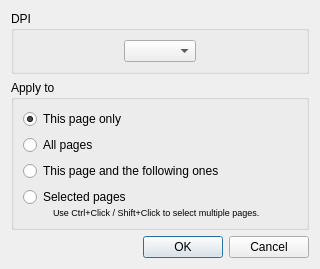
<?xml version="1.0" encoding="UTF-8"?>
<ui version="4.0">
 <class>output::ChangeDpiDialog</class>
 <widget class="QDialog" name="output::ChangeDpiDialog">
  <property name="windowModality">
   <enum>Qt::WindowModal</enum>
  </property>
  <property name="geometry">
   <rect>
    <x>0</x>
    <y>0</y>
    <width>320</width>
    <height>266</height>
   </rect>
  </property>
  <property name="windowTitle">
   <string>Apply Output Resolution</string>
  </property>
  <layout class="QVBoxLayout" name="verticalLayout">
   <item>
    <widget class="QGroupBox" name="dpiGroup">
     <property name="title">
      <string>DPI</string>
     </property>
     <layout class="QHBoxLayout" name="horizontalLayout">
      <item>
       <spacer name="horizontalSpacer_3">
        <property name="orientation">
         <enum>Qt::Horizontal</enum>
        </property>
        <property name="sizeHint" stdset="0">
         <size>
          <width>0</width>
          <height>1</height>
         </size>
        </property>
       </spacer>
      </item>
      <item>
       <widget class="QComboBox" name="dpiSelector">
        <property name="insertPolicy">
         <enum>QComboBox::NoInsert</enum>
        </property>
        <property name="duplicatesEnabled">
         <bool>true</bool>
        </property>
       </widget>
      </item>
      <item>
       <spacer name="horizontalSpacer_4">
        <property name="orientation">
         <enum>Qt::Horizontal</enum>
        </property>
        <property name="sizeHint" stdset="0">
         <size>
          <width>0</width>
          <height>1</height>
         </size>
        </property>
       </spacer>
      </item>
     </layout>
    </widget>
   </item>
   <item>
    <widget class="QGroupBox" name="groupBox_3">
     <property name="title">
      <string>Apply to</string>
     </property>
     <layout class="QVBoxLayout" name="verticalLayout_2">
      <item>
       <widget class="QRadioButton" name="thisPageRB">
        <property name="text">
         <string>This page only</string>
        </property>
        <property name="checked">
         <bool>true</bool>
        </property>
       </widget>
      </item>
      <item>
       <widget class="QRadioButton" name="allPagesRB">
        <property name="text">
         <string>All pages</string>
        </property>
       </widget>
      </item>
      <item>
       <widget class="QRadioButton" name="thisPageAndFollowersRB">
        <property name="text">
         <string>This page and the following ones</string>
        </property>
       </widget>
      </item>
      <item>
       <widget class="QWidget" name="selectedPagesWidget" native="true">
        <layout class="QVBoxLayout" name="verticalLayout_3">
         <property name="spacing">
          <number>0</number>
         </property>
         <property name="leftMargin">
          <number>0</number>
         </property>
         <property name="topMargin">
          <number>0</number>
         </property>
         <property name="rightMargin">
          <number>0</number>
         </property>
         <property name="bottomMargin">
          <number>0</number>
         </property>
         <item>
          <widget class="QRadioButton" name="selectedPagesRB">
           <property name="text">
            <string>Selected pages</string>
           </property>
          </widget>
         </item>
         <item>
          <layout class="QHBoxLayout" name="horizontalLayout_2">
           <property name="spacing">
            <number>0</number>
           </property>
           <item>
            <spacer name="horizontalSpacer_5">
             <property name="orientation">
              <enum>Qt::Horizontal</enum>
             </property>
             <property name="sizeType">
              <enum>QSizePolicy::Fixed</enum>
             </property>
             <property name="sizeHint" stdset="0">
              <size>
               <width>30</width>
               <height>0</height>
              </size>
             </property>
            </spacer>
           </item>
           <item>
            <widget class="QLabel" name="selectedPagesHint">
             <property name="font">
              <font>
               <pointsize>7</pointsize>
              </font>
             </property>
             <property name="text">
              <string>Use Ctrl+Click / Shift+Click to select multiple pages.</string>
             </property>
            </widget>
           </item>
          </layout>
         </item>
        </layout>
       </widget>
      </item>
     </layout>
    </widget>
   </item>
   <item>
    <spacer name="verticalSpacer">
     <property name="orientation">
      <enum>Qt::Vertical</enum>
     </property>
     <property name="sizeHint" stdset="0">
      <size>
       <width>20</width>
       <height>0</height>
      </size>
     </property>
    </spacer>
   </item>
   <item>
    <widget class="QDialogButtonBox" name="buttonBox">
     <property name="orientation">
      <enum>Qt::Horizontal</enum>
     </property>
     <property name="standardButtons">
      <set>QDialogButtonBox::Cancel|QDialogButtonBox::Ok</set>
     </property>
    </widget>
   </item>
  </layout>
 </widget>
 <resources/>
 <connections>
  <connection>
   <sender>buttonBox</sender>
   <signal>rejected()</signal>
   <receiver>output::ChangeDpiDialog</receiver>
   <slot>reject()</slot>
   <hints>
    <hint type="sourcelabel">
     <x>316</x>
     <y>260</y>
    </hint>
    <hint type="destinationlabel">
     <x>286</x>
     <y>274</y>
    </hint>
   </hints>
  </connection>
 </connections>
</ui>
